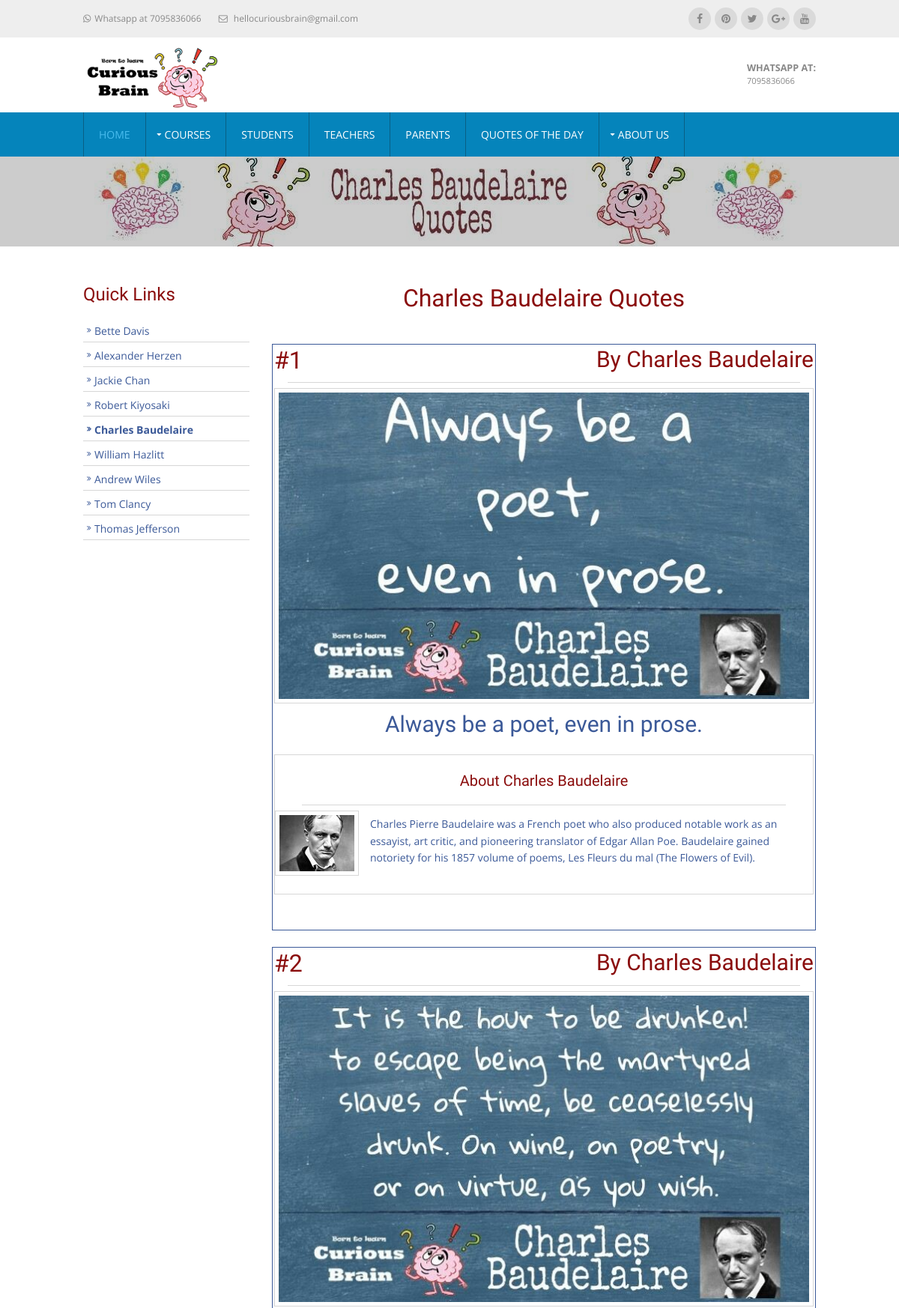
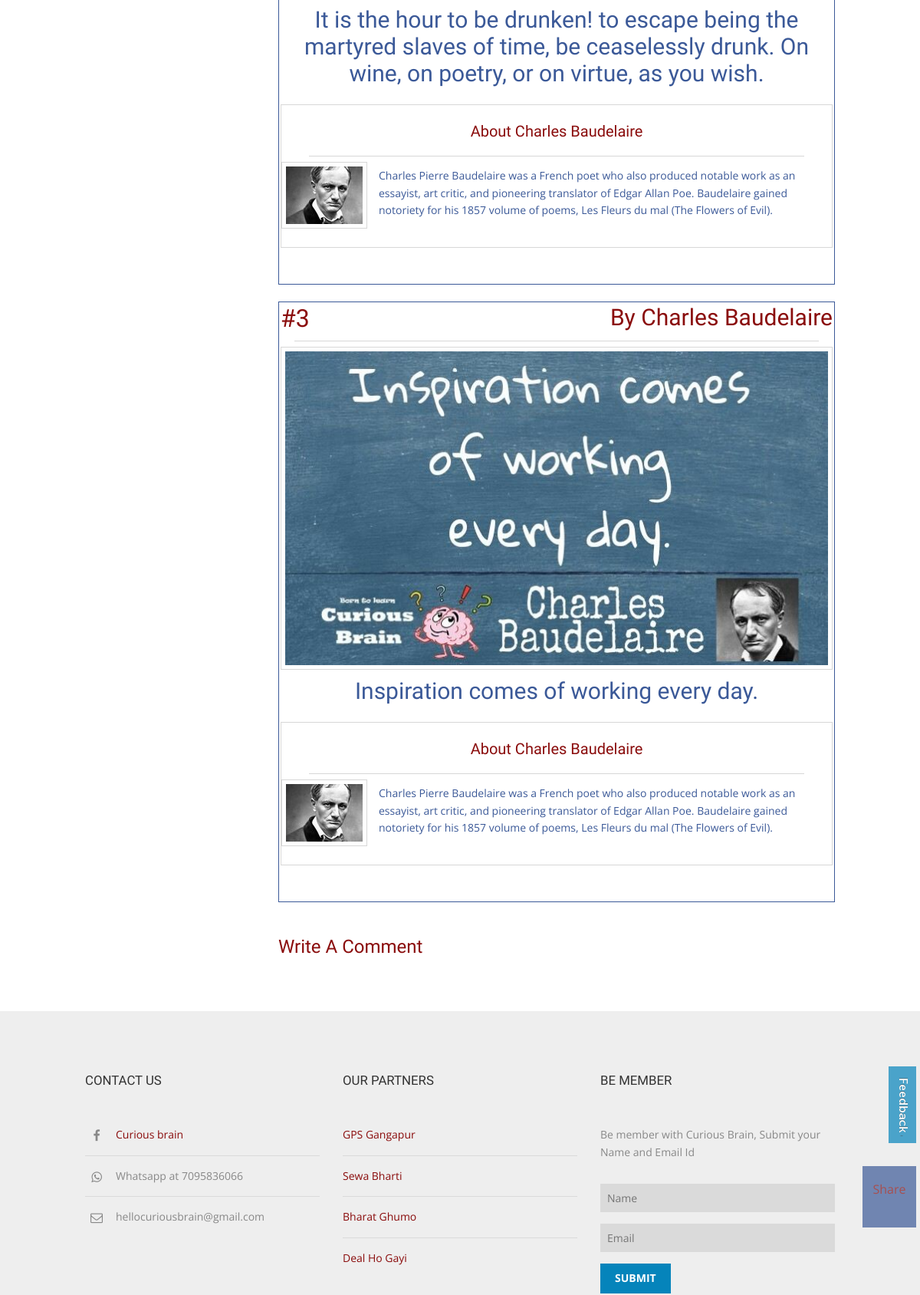
/author/Charles-Baudelaire/quotes/Charles-Baudelaire.php (upper part), run on the app's committed database (2 pictures, top to bottom).
### tables this page shows
CREATE TABLE authorRecord ( uniqueId int(10) NOT NULL AUTO_INCREMENT, date_val VARCHAR(10), name VARCHAR(50),  numberOfQuotes int(10), author_id VARCHAR(50) NOT NULL, PRIMARY KEY (uniqueId,author_id) );

### author/Charles-Baudelaire/quotes/Charles-Baudelaire.php (called while the page is built)
<?php
    $path = $_SERVER['REQUEST_URI'];
    $folders = explode("/", $path);
    $currentQuoteNumber = $folders[2];
	$currpage = substr($_SERVER["SCRIPT_NAME"],strrpos($_SERVER["SCRIPT_NAME"],"/")+1);
    $currQuoteAutherId = substr($currpage, 0 , -4);
	include '../../../data/common/misc/new_author_quote_page.php';
	new_page($currQuoteAutherId,$currentQuoteNumber);
?>

### data/left_menu/left_menu_author_quotes.php (the view)
<?php
function left_menu_fun($currQuoteAutherId, $authorRecordTable,$uniqueIdFieldVal,$nameField,$author_idField) {
?>
<h2> Quick Links </h2>
      <nav class="sdb_holder">
        <ul>
<?php
    $authorRecordCountGetQuery = "SELECT * FROM $authorRecordTable";
    $countRecord = mysql_query($authorRecordCountGetQuery);
    $totalRows = mysql_num_rows($countRecord);
    $rowExceedVal = $totalRows-4;
    $currentUniqueIdVal = $uniqueIdFieldVal;
    if($uniqueIdFieldVal > 4 && $uniqueIdFieldVal <= $rowExceedVal ){
        $leftUniqueIdVal = $uniqueIdFieldVal-4 ;
    }elseif($uniqueIdFieldVal <= 4){
        $leftUniqueIdVal = $uniqueIdFieldVal ;
    }elseif( $uniqueIdFieldVal > $rowExceedVal){
        $leftUniqueIdVal = $uniqueIdFieldVal-8;
    }
    for ($i = 0;$i <= 8; $i++ ){
    $authorRecordNameGetQuery = "SELECT * FROM $authorRecordTable where uniqueId='$leftUniqueIdVal'";
    $resultNameRecord = mysql_query($authorRecordNameGetQuery);
	if($resultNameRecord){
        while($row = mysql_fetch_array($resultNameRecord)){
			$authorLeftName = $row["$nameField"];
			$authorLeftId = $row["$author_idField"];
		}
    }
    $leftUniqueIdVal++;
?>
        <li><a <?php if ($currentUniqueIdVal == $leftUniqueIdVal-1) { ?> class="bold" <?php } ?> href="../../../../author/<?php echo $authorLeftId ?>/quotes/<?php echo $authorLeftId ?>.php"><?php echo $authorLeftName ?></a>
          </li>
<?php } ?>
        </ul>
      </nav>
<?php } ?>

### data/sub_page_content/author/common/quotes/sub_page_content_common.php (shortened to what this page needs)
<?php
function sub_page_content($currQuoteAutherId,$currentQuoteNumber) {
    $authorRecordTable="authorRecord";
    $nameField = "name";
    $numberOfQuotesField = "numberOfQuotes";
    $uniqueIdField = "uniqueId";
    $author_idField = "author_id";
	$authorRecordGetQuery = "SELECT * FROM $authorRecordTable where author_id='$currQuoteAutherId'";
    $resultRecord = mysql_query($authorRecordGetQuery);
    if($resultRecord){
        while($row = mysql_fetch_array($resultRecord)){
            $authorName = $row["$nameField"];
            $quotesNumber = $row["$numberOfQuotesField"];
            $uniqueIdFieldVal = $row["$uniqueIdField"];
            $authorId = $currQuoteAutherId;
        }
    }
?>
<div class="wrapper row3">
  <main class="hoc container clear">
    <div class="sidebar one_quarter first">
        <?php include "../../../data/left_menu/left_menu_author_quotes.php";
	    left_menu_fun($currQuoteAutherId,$authorRecordTable, $uniqueIdFieldVal,$nameField,$author_idField);
    ?>
    </div>
    <div class="content three_quarter">
        <h1 class="center"> <?php echo $authorName ?> Quotes </h1>
        <?php
            for( $i = 1; $i<=$quotesNumber; $i++ ) {
            ?>
            <br>
            <div class="borderedbox_quotes">
                <ul class="nospace btmspace-10 group font-xs">
                    <li class="fl_left">
                    <a class="font_size_32"> #<?php echo $i ?> </a>
                    </li>
                    <li class="fl_right"> <a class="font_size_30" href="../../../../author/<?php echo $authorId ?>/quotes/<?php echo $authorId ?>.php">By <?php echo $authorName ?></a></li>
                </ul>
                <hr class="quotes_main">
                <a href="../../../../author/<?php echo $authorId ?>/quotes/<?php echo $i ?>/<?php echo $authorId ?>.php"><img class="imgl borderedbox inspace-5" src="../../../data/images/author/<?php echo $authorId ?>/quotes/<?php echo $i ?>/<?php echo $authorId ?>-Quotes.jpg" alt=""></a>
                <p class="font_size_30 center">
                </p>
                <br>
                <div class="borderedbox ">
                    <br>
                    <h3 class="heading_h3 center">
                    <a href="../../../../author/<?php echo $authorId ?>/quotes/<?php echo $authorId ?>.php"> About <?php echo $authorName ?> </a>
                    </h3>
                    <hr class="quotes_about">
                    <img class="imgl borderedbox inspace-5" src="../../../data/images/author/<?php echo $authorId ?>/profile/<?php echo $authorId ?>.jpg" alt="">
                    <p>
                    </p>
                    <br>
                </div>
                <br>
                <br>
            </div>
        <?php } ?>
        <br>
        <br>
        <div id="comments">
            <h2>Write A Comment</h2>
        </div>
    </div>
  </main>
</div>
<div id="facebook_share">
    <div class="sm_share">
    </div>
</div>
<?php } ?>

### layout/styles/layout.css (style rules this page uses)
.container { padding:50px 0; }
.sidebar .sdb_holder { margin-bottom:50px; }
*, *::before, *::after { transition:all .3s ease-in-out; }
nav ul, nav ol { margin:0; padding:0; list-style:none; }
#mainav, #breadcrumb, .sidebar nav { line-height:normal; }
#mainav .drop::after, #mainav li li .drop::after, #breadcrumb li a::after, .sidebar nav a::after { position:absolute; font-family:"FontAwesome"; font-size:10px; line-height:10px; }
.sidebar nav { display:block; width:100%; }
.sidebar nav li { margin:0 0 3px 0; padding:0; }
.sidebar nav a { display:block; position:relative; margin:0; padding:5px 10px 5px 15px; text-decoration:none; border:solid; border-width:0 0 1px 0; }
.sidebar nav a::after { top:9px; left:5px; content:"\f101"; }
#facebook_share { z-index:999; display:inline-block; position:fixed; bottom:250px; right:5px; width:70px; height:80px; line-height:36px; font-size:16px; text-align:center; opacity:.7; }
.sm_share { padding-top:12px; }
body { color:#888888; background-color:#EEEEEE; }
a { color:#8A0C0C; }
hr, .borderedbox { border-color:#D7D7D7; }
.quotes_about { border-color:#D7D7D7; }
.quotes_main { border-color:#D7D7D7; }
.row3 { color:#3B5998; background-color:#FFFFFF; }
.container .sidebar nav a { color:inherit; border-color:#D7D7D7; }
#facebook_share { color:#FFFFFF; background-color:#3b5998; }
@media screen and (min-width:978px) { .hoc { max-width:978px; } }

### layout/styles/framework.css (style rules this page uses)
html { overflow-y:scroll; overflow-x:hidden; }
html, body { margin:0; padding:0; font-size:14px; line-height:1.6em; }
*, *::before, *::after { box-sizing:border-box; }
.bold { font-weight:bold; }
.center { text-align:center; }
.nospace { margin:0; padding:0; list-style:none; }
.borderedbox { border:1px solid; }
.borderedbox_quotes { border:1px solid;padding:2px 2px 2px 2px; }
.clear, .group { display:block; }
.clear::before, .clear::after, .group::before, .group::after { display:table; content:""; }
.clear, .clear::after, .group, .group::after { clear:both; }
a { outline:none; text-decoration:none; }
.fl_left, .imgl { float:left; }
.fl_right, .imgr { float:right; }
img { width:auto; max-width:100%; height:auto; margin:0; padding:0; border:none; line-height:normal; vertical-align:middle; }
.imgl { margin:0 15px 10px 0; clear:left; }
body, input, textarea, select { font-family: 'Open Sans', sans-serif; }
h1, .heading_h1 { font-family: 'Pangolin', cursive; }
h2, .heading_h2 { font-family: 'Pangolin', cursive; }
h3, .heading_h3 { font-family: 'Pangolin', cursive; }
.font_size_30 { font-family: 'Pangolin', cursive; }
.font_size_32 { font-family: 'Pangolin', cursive; }
h1, .heading_h1 { margin:0 0 20px 0; font-size:32px; line-height:normal; font-weight:normal;color:#8A0C0C; }
h2, .heading_h2 { margin:0 0 20px 0; font-size:24px; line-height:normal; font-weight:normal;color:#8A0C0C; }
h3, .heading_h3 { margin:0 0 20px 0; font-size:20px; line-height:normal; font-weight:normal;color:#8A0C0C; }
.font_size_32 { margin:0 0 0px 0; font-size:32px; line-height:normal; font-weight:normal;color:#8A0C0C; }
.font_size_30 { margin:0 0 0px 0; font-size:30px; line-height:normal; font-weight:normal; }
hr { display:block; width:100%; height:1px; border:solid; border-width:1px 0 0 0; }
.quotes_main { display:block; width:95%; height:1px; border:solid; border-width:1px 0 0 0; }
.quotes_about { display:block; width:90%; height:1px; border:solid; border-width:1px 0 0 0; }
.font-xs { font-size:.8rem; }
.wrapper { display:block; width:100%; margin:0; padding:0; text-align:left; word-wrap:break-word; }
.hoc { display:block; margin:0 auto; }
address, article, aside, figcaption, figure, footer, header, main, nav, section { display:block; margin:0; padding:0; }
.one_half, .one_third, .two_third, .one_quarter, .two_quarter, .three_quarter { display:inline-block; float:left; margin:0 0 0 3.06748466257669%; list-style:none; }
.first { margin-left:0; clear:left; }
.one_quarter { width:22.69938650306748%; }
.three_quarter { width:74.23312883435584%; }
.btmspace-10 { margin-bottom:10px; }
.inspace-5 { padding:5px; }

### data on the page
authorrecord: name "Bette Davis"
authorrecord: name "Alexander Herzen"
authorrecord: name "Jackie Chan"
authorrecord: name "Robert Kiyosaki"
authorrecord: name "Charles Baudelaire", numberOfQuotes 3 (drawn)
authorrecord: name "William Hazlitt"
authorrecord: name "Andrew Wiles"
authorrecord: name "Tom Clancy"
authorrecord: name "Thomas Jefferson"
